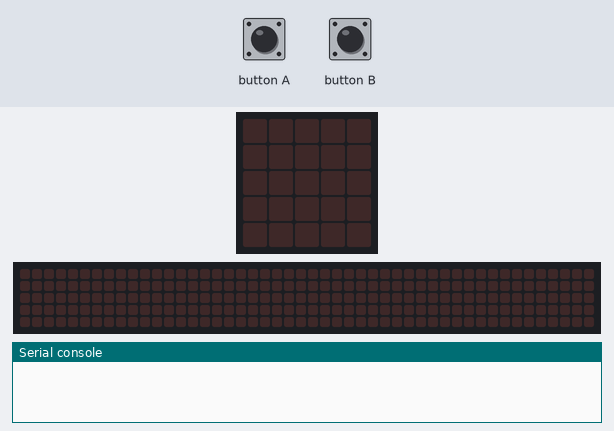
The program below on a simulated BBC micro:bit (MakeCode). On the bench: the board's 5×5 LED display, a strip that is not on the board, showing the scrolling text unrolled, the last lines printed to the serial console. The inputs (shaded band) are chosen by the test bench. Random numbers come from a fixed seed; the 48×5 strip is a reading aid, not a part: it shows the text the display is scrolling, unrolled, one strip-width of it at a time.

Above: at 1.2 s.
1.3 s: button A pressed for 0.15 s
At 1.7 s:
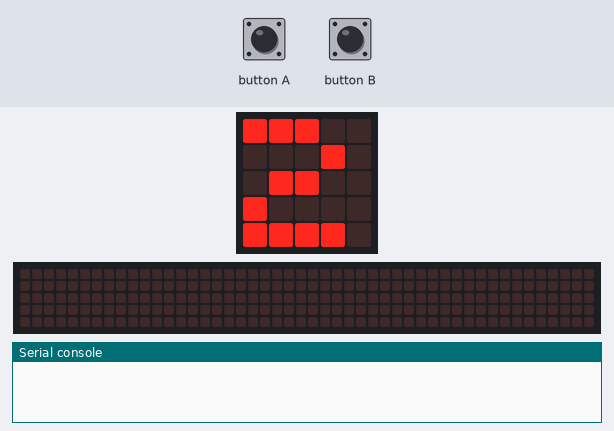
2.9 s: button B pressed for 0.15 s
At 3.12 s:
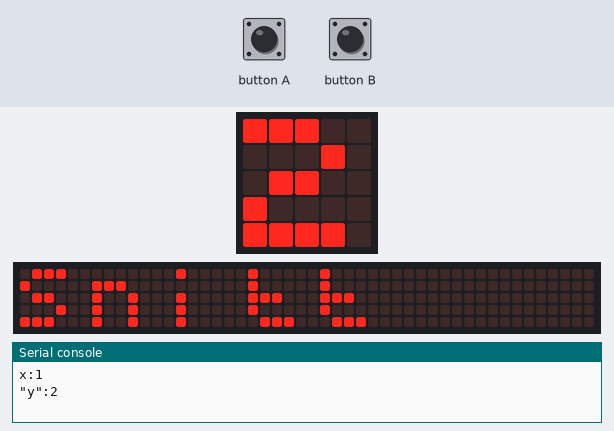
5.9 s: button A pressed for 0.15 s
At 10.6 s:
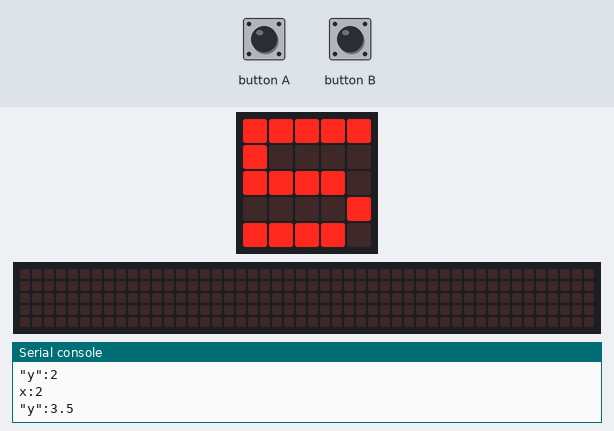
Timing chart, 0 to 12.1 s (numbered marks = the images above; inputs shaded):
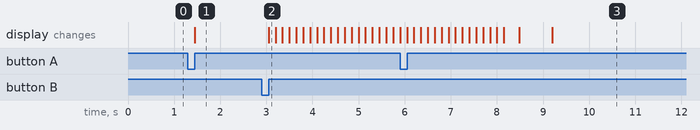

Measured:
- after the input at 1.3 s, the display: changes after 0.15 s (image 1)
- after the input at 2.9 s, the display: changes after 0.15 s (image 2)

The program:

main.ts
```typescript
input.onButtonPressed(Button.A, function () {
    terning = randint(1, 6)
    basic.showNumber(terning)
    Antall_kast += 1
    Sum_terningkast += terning
    Gjennomsnitt = Sum_terningkast / Antall_kast
    serial.writeValue("x", Antall_kast)
    serial.writeValue("\"y\"", Gjennomsnitt)
})
input.onButtonPressed(Button.B, function () {
    basic.showString("Snitt")
    basic.showNumber(Gjennomsnitt)
})
let terning = 0
let Sum_terningkast = 0
let Antall_kast = 0
let Gjennomsnitt = 0
Gjennomsnitt = 0
Antall_kast = 0
Sum_terningkast = 0
terning = 0
basic.forever(function () {

})
```

test.ts
```typescript
// testene settes inn her; disse vil ikke kompilert så lenge denne pakken blir brukt som en utvidelse.
```
